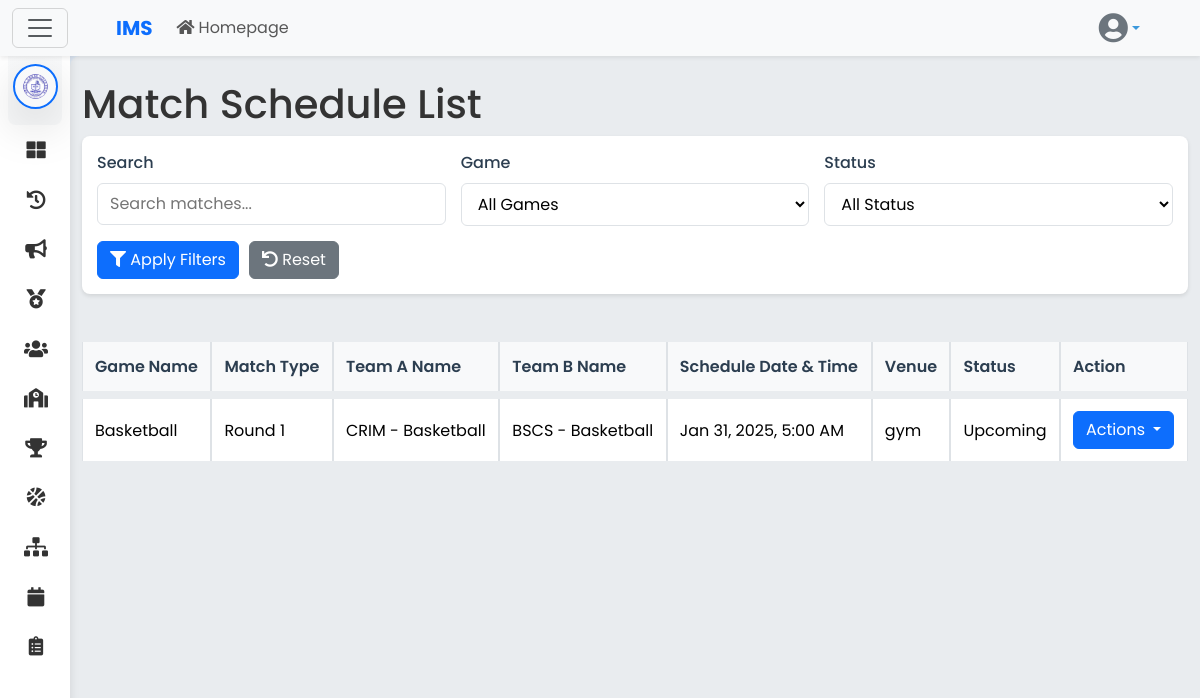
Page /livescoring/admin_match_list.php (signed in) on the committed database.
### tables this page shows
CREATE TABLE `schools` (
  `school_id` int(11) NOT NULL,
  `logo` varchar(255) DEFAULT NULL,
  `school_name` varchar(255) NOT NULL,
  `school_code` varchar(50) NOT NULL,
  `address` text DEFAULT NULL,
  `created_at` timestamp NOT NULL DEFAULT current_timestamp(),
  `updated_at` timestamp NOT NULL DEFAULT current_timestamp() ON UPDATE current_timestamp()
);

CREATE TABLE `schedules` (
  `schedule_id` int(11) NOT NULL,
  `match_id` int(11) NOT NULL,
  `schedule_date` date NOT NULL,
  `schedule_time` time NOT NULL,
  `venue` varchar(255) NOT NULL
);

CREATE TABLE `games` (
  `game_id` int(11) NOT NULL,
  `game_name` varchar(255) NOT NULL,
  `number_of_players` int(11) DEFAULT NULL,
  `category` varchar(100) DEFAULT NULL,
  `environment` enum('Indoor','Outdoor') NOT NULL,
  `created_at` timestamp NOT NULL DEFAULT current_timestamp(),
  `school_id` int(11) DEFAULT NULL
);

CREATE TABLE `matches` (
  `match_id` int(11) NOT NULL,
  `match_identifier` varchar(50) DEFAULT NULL,
  `bracket_id` int(11) DEFAULT NULL,
  `teamA_id` int(11) DEFAULT NULL,
  `teamB_id` int(11) DEFAULT NULL,
  `round` int(11) NOT NULL,
  `match_number` int(11) DEFAULT NULL,
  `next_match_number` int(11) DEFAULT NULL,
  `status` enum('Pending','Upcoming','Ongoing','Finished') DEFAULT 'Pending',
  `match_type` enum('regular','semifinal','final','third_place') DEFAULT 'regular'
);

CREATE TABLE `teams` (
  `team_id` int(11) NOT NULL,
  `team_name` varchar(255) NOT NULL,
  `game_id` int(11) NOT NULL,
  `created_at` timestamp NOT NULL DEFAULT current_timestamp(),
  `grade_section_course_id` int(11) DEFAULT NULL,
  `wins` int(11) DEFAULT 0,
  `losses` int(11) DEFAULT 0
);

### livescoring/admin_match_list.php (the view, shortened to what this page needs)
<?php
$conn = con();
$school_id = $_SESSION['school_id'];
$user_role = $_SESSION['role'];
$department_id = isset($_SESSION['department_id']) ? $_SESSION['department_id'] : null;
if ($user_role === 'Committee') {
    include '../committee/csidebar.php';
} else {
    include '../department_admin/sidebar.php';
}
include '../navbar/navbar.php';
$selected_department_id = isset($_GET['selected_department_id']) ? $_GET['selected_department_id'] : $department_id;
$searchTerm = isset($_GET['search']) ? $_GET['search'] : '';
$searchTermWithWildcards = !empty($searchTerm) ? '%' . $searchTerm . '%' : '%';
$sql = "
    SELECT DISTINCT
        s.schedule_id,
        m.match_id,
        g.game_id,
        g.game_name,
        tA.team_name AS teamA_name,
        tB.team_name AS teamB_name,
        s.schedule_date,
        s.schedule_time,
        s.venue,
        m.teamA_id,
        m.teamB_id,
        mr.score_teamA AS teamA_score,
        mr.score_teamB AS teamB_score,
        mr.winning_team_id,
        m.status,
        m.match_type,
        m.round,
        b.grade_level,
        b.department_id
    FROM schedules s
    JOIN matches m ON s.match_id = m.match_id
    JOIN brackets b ON m.bracket_id = b.bracket_id
    JOIN games g ON b.game_id = g.game_id
    JOIN teams tA ON m.teamA_id = tA.team_id
    JOIN teams tB ON m.teamB_id = tB.team_id
    LEFT JOIN match_results mr ON m.match_id = mr.match_id
    WHERE (
        CASE
            WHEN ? = '' THEN 1
            ELSE (
                g.game_name LIKE ? OR
                tA.team_name LIKE ? OR
                tB.team_name LIKE ? OR
                s.venue LIKE ?
            )
        END
    )
    AND tA.team_name NOT IN ('TBD', 'To Be Determined')
    AND tB.team_name NOT IN ('TBD', 'To Be Determined')
";
$params = array($searchTerm, $searchTermWithWildcards, $searchTermWithWildcards, $searchTermWithWildcards, $searchTermWithWildcards);
$types = "sssss";
if (!empty($selected_department_id)) {
    $sql .= " AND b.department_id = ?";
    $params[] = $selected_department_id;
    $types .= "i";
}
$sql .= " AND g.school_id = ? ORDER BY
    CASE
        WHEN m.status = 'Finished' THEN 1
        ELSE 0
    END,
    CASE
        WHEN s.schedule_date < CURRENT_DATE() THEN 2
        WHEN s.schedule_date = CURRENT_DATE() AND s.schedule_time < CURRENT_TIME() THEN 1
        ELSE 0
    END,
    s.schedule_date ASC,
    s.schedule_time ASC";
$params[] = $school_id;
$types .= "i";
$stmt = $conn->prepare($sql);
$stmt->bind_param($types, ...$params);
$stmt->execute();
$result = $stmt->get_result();
?>
<!DOCTYPE html>
<html lang="en">
<head>
    <link href="https://cdn.jsdelivr.net/npm/bootstrap@5.3.3/dist/css/bootstrap.min.css" rel="stylesheet">
    <link rel="stylesheet" href="https://cdnjs.cloudflare.com/ajax/libs/font-awesome/5.15.4/css/all.min.css" />
    <link rel="stylesheet" href="../styles/committee.css">
    <link rel="stylesheet" href="../styles/dashboard.css">
</head>
<body>
    <div id="content">
        <div class="container mt-1">
            <h1>Match Schedule List</h1>
            <div class="filter-section">
                <div class="filter-row">
                    <div class="filter-group">
                        <label class="filter-label" for="searchInput">Search</label>
                        <input type="text" id="searchInput" class="filter-input" placeholder="Search matches...">
                    </div>
                    <div class="filter-group">
                        <label class="filter-label" for="filterGame">Game</label>
                        <select id="filterGame" class="filter-select">
                            <option value="">All Games</option>
                        </select>
                    </div>
                    <div class="filter-group">
                        <label class="filter-label" for="filterStatus">Status</label>
                        <select id="filterStatus" class="filter-select">
                            <option value="">All Status</option>
                        </select>
                    </div>
                </div>
                <div class="filter-buttons">
                    <button id="applyFilters" class="btn btn-primary">
                        <i class="fas fa-filter"></i> Apply Filters
                    </button>
                    <button id="resetFilters" class="btn btn-secondary">
                        <i class="fas fa-undo"></i> Reset
                    </button>
                </div>
            </div>
            <div class="table-responsive d-none d-md-block">
                <table class="match-table table table-bordered">
                    <thead>
                        <tr>
                            <th>Game Name</th>
                            <th>Match Type</th>
                            <th>Team A Name</th>
                            <th>Team B Name</th>
                            <th>Schedule Date & Time</th>
                            <th>Venue</th>
                            <th>Status</th>
                            <th>Action</th>
                        </tr>
                    </thead>
                    <tbody>
                        <?php while ($row = $result->fetch_assoc()): ?>
                            <tr>
                                <td><?= htmlspecialchars($row['game_name']); ?></td>
                                <td>
                                    <?php
                                    switch ($row['match_type']) {
                                        default:
                                            echo "Round {$row['round']}";
                                    }
                                    ?>
                                </td>
                                <td><?= htmlspecialchars($row['teamA_name']); ?></td>
                                <td><?= htmlspecialchars($row['teamB_name']); ?></td>
                                <td>
                                    <?= htmlspecialchars(date("M d, Y", strtotime($row['schedule_date'])) . ', ' . date("g:i A", strtotime($row['schedule_time']))); ?>
                                </td>
                                <td><?= htmlspecialchars($row['venue']); ?></td>
                                <td><?= htmlspecialchars($row['status']); ?></td>
                                <td>
                                    <?php if (!empty($row['schedule_id'])): ?>
                                        <div class="dropdown">
                                            <button class="btn btn-primary dropdown-toggle" type="button" id="dropdownMenuButton<?= $row['schedule_id']; ?>"
                                                data-bs-toggle="dropdown" aria-expanded="false">
                                                Actions
                                            </button>
                                        </div>
                                    <?php endif; ?>
                                </td>
                            </tr>
                        <?php endwhile; ?>
                    </tbody>
                </table>
            </div>
</body>
</html>

### department_admin/sidebar.php (shortened to what this page needs)
<?php
$school_id = $_SESSION['school_id'];
$role = $_SESSION['role'];
$conn = con();
$stmt = $conn->prepare("SELECT logo, school_name FROM schools WHERE school_id = ?");
$stmt->bind_param("i", $school_id);
$stmt->execute();
$result = $stmt->get_result();
$school = $result->fetch_assoc();
?>
<nav id="sidebar" class="mt-0 mt-sm-2 mt-md-3 mt-lg-4 mt-xl-5 overflow-auto">
    <div class="sidebar-header-logo text-center p-3 bg-light bg-gradient rounded-3 mx-2">
        <div class="d-flex justify-content-center align-items-center logo-container">
            <div class="position-relative logo-wrapper">
                <img src="../uploads/logos/<?php echo htmlspecialchars($school['logo']); ?>"
                    alt="<?php echo htmlspecialchars($school['school_name']); ?>"
                    class="img-fluid rounded-circle shadow-lg border border-2 border-primary p-2 logo-image"
                    style="max-width: 110px; height: auto; object-fit: contain;">
            </div>
        </div>
    </div>
    <ul class="list-unstyled components">
        <li class="<?php echo ($current_page == 'admindashboard') ? 'active' : ''; ?>">
            <a href="<?php echo ($role === 'School Admin') ? '../school_admin/schooladmindashboard.php' : '../department_admin/departmentadmindashboard.php'; ?>">
                <i class="fas fa-th-large"></i>
            </a>
        </li>
        <li class="<?php echo ($current_page == 'Logs') ? 'active' : ''; ?>">
            <a href="../user_logs/user_logs.php">
                <i class="fas fa-history"></i>
            </a>
        </li>
        <li class="<?php echo ($current_page == 'adminannouncement') ? 'active' : ''; ?>">
            <a href="../announcements/adminannouncement.php">
                <i class="fas fa-bullhorn"></i>
            </a>
        </li>
        <li class="<?php echo ($current_page == 'pointingsystem') ? 'active' : ''; ?>">
            <a href="../pointing_system/pointing_system.php">
                <i class="fas fa-medal"></i>
            </a>
        </li>
        <li class="nav-item">
            <a href="#usersSubmenu" data-bs-toggle="collapse" aria-expanded="false" class="dropdown-toggle <?php echo ($current_page == 'committeelist') ? 'active' : ''; ?>">
                <i class="fas fa-users"></i>
            </a>
        </li>
        <li class="nav-item">
            <a href="#departmentsSubmenu" data-bs-toggle="collapse" aria-expanded="false" class="dropdown-toggle <?php echo ($current_page == 'departments') ? 'active' : ''; ?>">
                <i class="fas fa-school"></i>
            </a>
        </li>
        <li class="nav-item">
            <a href="../rankings/leaderboards.php" class="<?php echo ($current_page == 'leaderboards') ? 'active' : ''; ?>">
                <i class="fas fa-trophy"></i>
            </a>
        </li>
        <li class="<?php echo ($current_page == 'games') ? 'active' : ''; ?>">
            <a href="../games/games.php">
                <i class="fas fa-basketball-ball"></i>
            </a>
        </li>
        <li class="nav-item">
            <a href="../brackets/admin_brackets.php" class="<?php echo ($current_page == 'Brackets') ? 'active' : ''; ?>">
                <i class="fas fa-sitemap"></i>
            </a>
        </li>
        <li class="nav-item">
            <a href="../schedule/schedule.php" class="<?php echo ($current_page == 'schedule') ? 'active' : ''; ?>">
                <i class="fas fa-calendar"></i>
            </a>
        </li>
        <li class="nav-item">
            <a href="#matchlistSubmenu" data-bs-toggle="collapse" aria-expanded="false" class="dropdown-toggle <?php echo ($current_page == 'matchlist') ? 'active' : ''; ?>">
                <i class="fas fa-clipboard-list"></i>
            </a>
        </li>
    </ul>
</nav>

### styles/committee.css (style rules this page uses)
* { margin: 0; padding: 0; outline: none; border: none; text-decoration: none; box-sizing: border-box; font-family: "Poppins", sans-serif; }
body { background: #dfe9f5 !important; }
.table-responsive { margin-top: 20px; overflow-x: auto; }
.table { margin-top: 20px; }

### styles/dashboard.css (style rules this page uses)
:root { --primary-color: #3C99DC; --secondary-color: #23b788; --accent-color: #DE2C7C; --background-color: #f4f6f9; --sidebar-color: #2C3E50; --sidebar-hover-color: #1A252F; --text-color: #ffffff; --card-bg-color: #ffffff; --card-text-color: #333333; --sidebar-width: 250px; --sidebar-mini-width: 70px; --transition-speed: 0.3s; --body-bg: #f4f6f9; }
body { font-family: 'Poppins', sans-serif; background: var(--background-color); color: var(--card-text-color); margin: 0; padding: 0; overflow-x: hidden; }
a { color: var(--primary-color); text-decoration: none; transition: color 0.3s; }
html, body { height: 100%; margin: 0; padding: 0; overflow-x: hidden; }
#sidebar { min-width: var(--sidebar-mini-width); max-width: var(--sidebar-mini-width); position: fixed; left: 0; top: 0; z-index: 999; transition: all var(--transition-speed); background: var(--card-bg-color); box-shadow: 0 0 10px rgba(0, 0, 0, 0.1); overflow-y: auto; height: 100vh; padding-bottom: 60px; }
.logo-image { width: 45px; transition: all var(--transition-speed); }
#sidebar ul { padding: 0; margin: 0; list-style: none; }
#sidebar ul li a { padding: 0.8rem 1rem; display: flex; align-items: center; white-space: nowrap; overflow: hidden; color: var(--card-text-color); text-decoration: none; transition: all var(--transition-speed); }
#sidebar ul li a i { min-width: calc(var(--sidebar-mini-width) - 30px); text-align: center; font-size: 1.2rem; margin-right: 0.75rem; }
#content { width: calc(100% - var(--sidebar-mini-width)); margin-left: var(--sidebar-mini-width); min-height: 100vh; transition: all var(--transition-speed); position: relative; padding-top: 20px; border-top-left-radius: 10px; background-color: #e9ecef; }

### livescoring/admin_match_list.php (style rules this page uses)
.filter-section { background: #fff; padding: 15px; border-radius: 8px; box-shadow: 0 2px 4px rgba(0, 0, 0, 0.1); margin-bottom: 20px; }
.filter-row { display: flex; gap: 15px; flex-wrap: wrap; }
.filter-group { flex: 1; min-width: 200px; }
.filter-label { font-weight: 500; margin-bottom: 8px; color: #2c3e50; }
.filter-select, .filter-input { width: 100%; padding: 8px 12px; border: 1px solid #dee2e6; border-radius: 6px; background-color: #fff; }
.filter-buttons { display: flex; gap: 10px; margin-top: 15px; }
.match-table { width: 100%; border-collapse: separate; border-spacing: 0 8px; }
.match-table th { background: #f8f9fa; padding: 12px; font-weight: 600; color: #2c3e50; }
.match-table td { padding: 12px; vertical-align: middle; }

### rows in the picture
schools: logo (picture)
schedules: games.game_name "Basketball", match.round "1", teams.team_name "CRIM - Basketball", teams.team_name "BSCS - Basketball", schedule_date+schedule_time "Jan 31, 2025, 5:00 AM", venue "gym", match.status "Upcoming"
